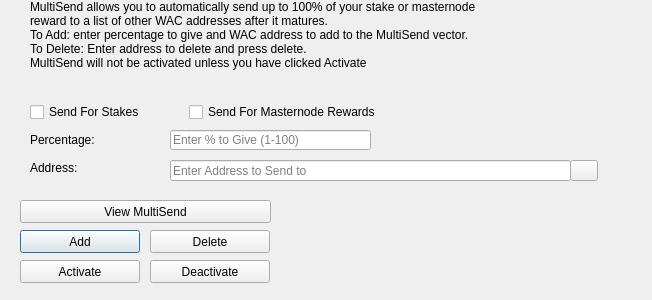
<?xml version="1.0" encoding="UTF-8"?>
<ui version="4.0">
 <class>MultiSendDialog</class>
 <widget class="QDialog" name="MultiSendDialog">
  <property name="windowModality">
   <enum>Qt::NonModal</enum>
  </property>
  <property name="geometry">
   <rect>
    <x>0</x>
    <y>0</y>
    <width>652</width>
    <height>300</height>
   </rect>
  </property>
  <property name="windowTitle">
   <string>MultiSend</string>
  </property>
  <widget class="QLineEdit" name="multiSendPercentEdit">
   <property name="geometry">
    <rect>
     <x>170</x>
     <y>130</y>
     <width>201</width>
     <height>20</height>
    </rect>
   </property>
   <property name="toolTip">
    <string>Enter whole numbers 1 - 100</string>
   </property>
   <property name="placeholderText">
    <string>Enter % to Give (1-100)</string>
   </property>
  </widget>
  <widget class="QLineEdit" name="multiSendAddressEdit">
   <property name="geometry">
    <rect>
     <x>170</x>
     <y>160</y>
     <width>401</width>
     <height>21</height>
    </rect>
   </property>
   <property name="toolTip">
    <string/>
   </property>
   <property name="placeholderText">
    <string>Enter Address to Send to</string>
   </property>
  </widget>
  <widget class="QLabel" name="label_2">
   <property name="geometry">
    <rect>
     <x>30</x>
     <y>0</y>
     <width>451</width>
     <height>121</height>
    </rect>
   </property>
   <property name="lineWidth">
    <number>1</number>
   </property>
   <property name="text">
    <string>MultiSend allows you to automatically send up to 100% of your stake or masternode reward to a list of other WAC addresses after it matures.
To Add: enter percentage to give and WAC address to add to the MultiSend vector.
To Delete: Enter address to delete and press delete.
MultiSend will not be activated unless you have clicked Activate</string>
   </property>
   <property name="alignment">
    <set>Qt::AlignLeading|Qt::AlignLeft|Qt::AlignTop</set>
   </property>
   <property name="wordWrap">
    <bool>true</bool>
   </property>
  </widget>
  <widget class="QLabel" name="message">
   <property name="geometry">
    <rect>
     <x>290</x>
     <y>200</y>
     <width>351</width>
     <height>91</height>
    </rect>
   </property>
   <property name="text">
    <string/>
   </property>
  </widget>
  <widget class="QPushButton" name="addButton">
   <property name="geometry">
    <rect>
     <x>20</x>
     <y>230</y>
     <width>120</width>
     <height>23</height>
    </rect>
   </property>
   <property name="toolTip">
    <string/>
   </property>
   <property name="statusTip">
    <string>Add to MultiSend Vector</string>
   </property>
   <property name="text">
    <string>Add</string>
   </property>
  </widget>
  <widget class="QPushButton" name="disableButton">
   <property name="geometry">
    <rect>
     <x>150</x>
     <y>260</y>
     <width>120</width>
     <height>23</height>
    </rect>
   </property>
   <property name="statusTip">
    <string>Deactivate MultiSend</string>
   </property>
   <property name="text">
    <string>Deactivate</string>
   </property>
  </widget>
  <widget class="QPushButton" name="addressBookButton">
   <property name="geometry">
    <rect>
     <x>570</x>
     <y>160</y>
     <width>28</width>
     <height>21</height>
    </rect>
   </property>
   <property name="toolTip">
    <string>Choose an address from the address book</string>
   </property>
   <property name="text">
    <string/>
   </property>
   <property name="icon">
    <iconset resource="../wac.qrc">
     <normaloff>:/icons/address-book</normaloff>:/icons/address-book</iconset>
   </property>
   <property name="shortcut">
    <string>Alt+A</string>
   </property>
   <property name="autoDefault">
    <bool>false</bool>
   </property>
  </widget>
  <widget class="QLabel" name="label">
   <property name="geometry">
    <rect>
     <x>30</x>
     <y>130</y>
     <width>121</width>
     <height>20</height>
    </rect>
   </property>
   <property name="toolTip">
    <string>Percentage of stake to send</string>
   </property>
   <property name="text">
    <string>Percentage:</string>
   </property>
  </widget>
  <widget class="QLabel" name="label_5">
   <property name="geometry">
    <rect>
     <x>30</x>
     <y>160</y>
     <width>111</width>
     <height>16</height>
    </rect>
   </property>
   <property name="toolTip">
    <string>Address to send portion of stake to</string>
   </property>
   <property name="text">
    <string>Address:</string>
   </property>
  </widget>
  <widget class="QPushButton" name="deleteButton">
   <property name="geometry">
    <rect>
     <x>150</x>
     <y>230</y>
     <width>120</width>
     <height>23</height>
    </rect>
   </property>
   <property name="toolTip">
    <string/>
   </property>
   <property name="statusTip">
    <string>Delete Address From MultiSend Vector</string>
   </property>
   <property name="text">
    <string>Delete</string>
   </property>
  </widget>
  <widget class="QPushButton" name="activateButton">
   <property name="geometry">
    <rect>
     <x>20</x>
     <y>260</y>
     <width>120</width>
     <height>23</height>
    </rect>
   </property>
   <property name="statusTip">
    <string>Activate MultiSend</string>
   </property>
   <property name="text">
    <string>Activate</string>
   </property>
  </widget>
  <widget class="QPushButton" name="viewButton">
   <property name="geometry">
    <rect>
     <x>20</x>
     <y>200</y>
     <width>251</width>
     <height>23</height>
    </rect>
   </property>
   <property name="toolTip">
    <string/>
   </property>
   <property name="statusTip">
    <string>View MultiSend Vector</string>
   </property>
   <property name="text">
    <string>View MultiSend</string>
   </property>
  </widget>
  <widget class="QWidget" name="horizontalLayoutWidget">
   <property name="geometry">
    <rect>
     <x>30</x>
     <y>100</y>
     <width>351</width>
     <height>24</height>
    </rect>
   </property>
   <layout class="QHBoxLayout" name="horizontalLayout">
    <item>
     <widget class="QCheckBox" name="multiSendStakeCheckBox">
      <property name="text">
       <string>Send For Stakes</string>
      </property>
     </widget>
    </item>
    <item>
     <widget class="QCheckBox" name="multiSendMasternodeCheckBox">
      <property name="text">
       <string>Send For Masternode Rewards</string>
      </property>
     </widget>
    </item>
   </layout>
  </widget>
 </widget>
 <resources>
  <include location="../wac.qrc"/>
 </resources>
 <connections/>
</ui>
